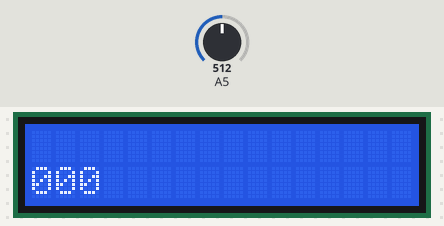
Simulated run of this sketch. Board: Arduino Uno, built with avr-gcc and run on an emulated ATmega328P. Parts: 16×2 character LCD. The inputs (shaded band) are chosen by the test bench; at power-on: A5 = 512.

Above: at 1.2 s.
1.3 s: A5 set to 122
At 2.35 s:
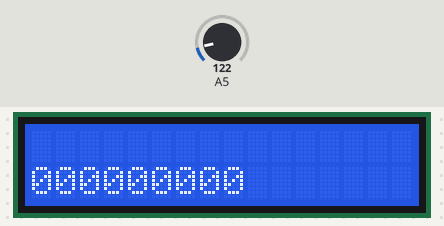
3.9 s: A5 set to 0
At 6.44 s:
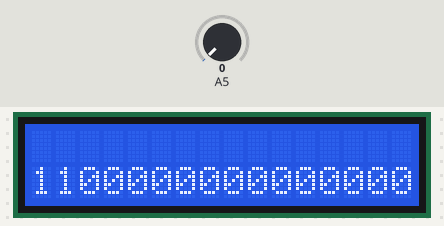
7.0 s: A5 set to 511
At 10.0 s:
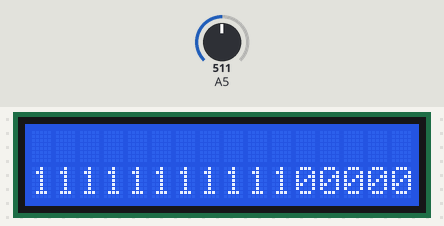
Timing chart, 0 to 11.5 s (numbered marks = the images above; inputs shaded):
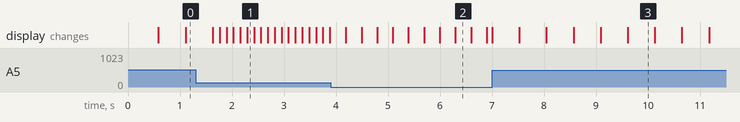

Measured:
- what the display in image 3 shows lasts 0.5 s, from 9.6 s to 10.1 s

The sketch:

11.LessonWriteSpeedRegulationWithLightSensor.ino
```cpp
#define sloupce 16
#define radky 2
#include <LiquidCrystal.h>
LiquidCrystal lcd(12, 11, 5, 4, 3, 2);
void setup() {
  Serial.begin(9600);
lcd.begin(sloupce, radky);
}

void loop() {
  //Serial.println(analogRead(A5));
  for(int i = 0;i<sloupce;i++){
    lcd.setCursor(i,1);
    lcd.print("0");
    delay(analogRead(A5));
    delay(10);
    }
    for(int i = 0;i<sloupce;i++){
    lcd.setCursor(i,1);
    lcd.print("1");
    delay(analogRead(A5));
    delay(10);
    }


}
```
